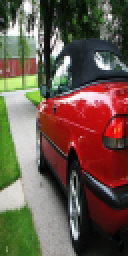
#> input picture Negative1/000007.jpg, 64 x 128 px (shown 2 times larger); its folder holds 4 pictures in this run
$ python hog.py
#> lines starting #> are read from the running program, lines starting #| are printed output that depends on the picture
import cv2
import os
from xlwt import *
import numpy as np
#file = Workbook(encoding = 'utf-8')
#table = file.add_sheet('hog.xls')
path = "Negative1"
filename = os.listdir(path)
j = 0
for a in filename:
    newDir = os.path.join(path, a)
    img = cv2.imread(newDir)
#> img is the input picture: shape (128, 64, 3); mean B, G, R 75, 87.9, 106.9
    img_gray = cv2.cvtColor(img, cv2.COLOR_BGR2GRAY)
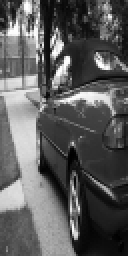
#> img_gray: shape (128, 64) (shown 2 times larger); min 0, max 255, mean 92.1
    hog = cv2.HOGDescriptor((64,128), (16,16), (8,8), (8,8), 9)
     #img = cv2.imread(f, -1)
     #img = cv2.resize(img, (64,128))
    descriptors = hog.compute(img)
#> descriptors = 3780 values, max 0.423 at index 3102, min 0 at index 3115, mean 0.135
    fileIn = open(a +".txt", "w")
    for i in range(0,3500):
        tu = np.array(descriptors)
        #print(newDir)
        #print(j," ",tu[i], " ", tu[i+1])
        print(tu[i], " ", tu[i+1], file = fileIn)

        # [9 lines of commented-out code are left out]
    j=j+1
    #print(j)
    #print(newDir)
    if j >500:
        break
#> pass 2 of the loop `for a in filename:`:
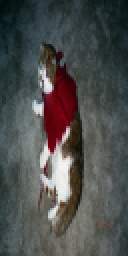
#> input picture Negative1/000011.jpg, 64 x 128 px (shown 2 times larger)
#> img is the input picture: shape (128, 64, 3); mean B, G, R 77.3, 78.9, 77.4
#> `img_gray = cv2.cvtColor(img, cv2.COLOR_BGR2GRAY)`:
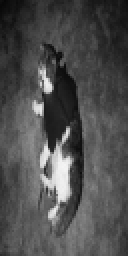
#> img_gray: shape (128, 64) (shown 2 times larger); min 6, max 244, mean 78.3
#> descriptors = 3780 values, max 0.348 at index 1980, min 0.000468 at index 2039, mean 0.145
#> pass 3 of the loop `for a in filename:`:
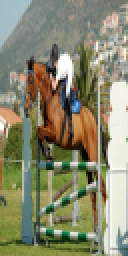
#> input picture Negative1/000017.jpg, 64 x 128 px (shown 2 times larger)
#> img is the input picture: shape (128, 64, 3); mean B, G, R 109.6, 136.7, 136.7
#> `img_gray = cv2.cvtColor(img, cv2.COLOR_BGR2GRAY)`:
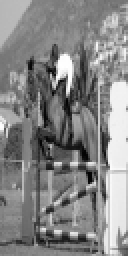
#> img_gray: shape (128, 64) (shown 2 times larger); min 3, max 255, mean 133.6
#> descriptors = 3780 values, max 0.376 at index 10, min 0 at index 3713, mean 0.14
#> the loop made 4 passes; the first 3 are shown


fileIn.close()

#file.save('hog.xls')


#print(descriptors[0])
